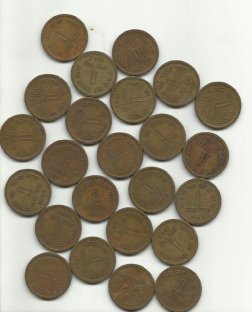
#> input picture ch05_segmentation/water_coins.jpg, 252 x 312 px
$ python watershed.py
#> lines starting #> are read from the running program, lines starting #| are printed output that depends on the picture; after the words box and inside, x2 and y2 are one past the last pixel; in counts of white or black regions, pixels touching at a corner belong together
#!/usr/bin/env python3
# -*- coding: utf-8 -*-
# water shed segementation using marker based

import numpy as np
import cv2
from matplotlib import pyplot as plt

img = cv2.imread('water_coins.jpg')
#> img is the input picture: shape (312, 252, 3); mean B, G, R 136.3, 153.2, 161.4

# 이진화
gray = cv2.cvtColor(img,cv2.COLOR_BGR2GRAY)
ret, thresh = cv2.threshold(gray,0,255,cv2.THRESH_BINARY_INV+cv2.THRESH_OTSU)
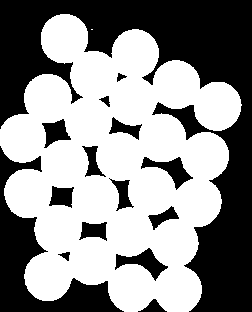
#> thresh: shape (312, 252); 55.9% white; 15 black regions, largest, box (x1, y1, x2, y2) and area: (0, 0, 252, 312) 24925, (0, 146, 124, 312) 5653, (115, 248, 168, 281) 657
#> ret = 162


# noise removal
kernel = np.ones((3,3),np.uint8)
opening = cv2.morphologyEx(thresh,cv2.MORPH_OPEN,kernel, iterations = 2)
#> opening: shape (312, 252); 55.9% white; 15 black regions, largest, box (x1, y1, x2, y2) and area: (0, 0, 252, 312) 24935, (0, 146, 124, 312) 5653, (115, 248, 168, 281) 657

# sure background area
sure_bg = cv2.dilate(opening,kernel,iterations=3)
#> sure_bg: shape (312, 252); 66.1% white; 17 black regions (5 under 20 px), largest, box (x1, y1, x2, y2) and area: (0, 0, 252, 312) 21098, (0, 155, 116, 312) 4232, (175, 109, 199, 133) 203

# Finding sure foreground area
dist_transform = cv2.distanceTransform(opening,cv2.DIST_L2, 5)
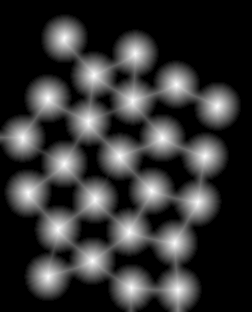
#> dist_transform: shape (312, 252) float32; min 0, max 23.97, mean 4.9; drawn with min black and max white

ret, sure_fg = cv2.threshold(dist_transform,0.7*dist_transform.max(),255,0)
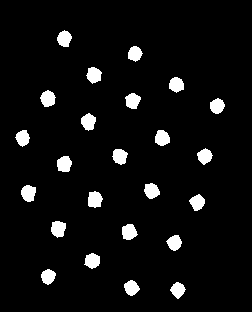
#> sure_fg: shape (312, 252) float32; 5.6% white; 24 white regions, largest, box (x1, y1, x2, y2) and area: (88, 191, 103, 208) 198, (21, 185, 36, 202) 196, (51, 221, 66, 238) 196
#> ret = 16.78

# Finding unknown region
sure_fg = np.uint8(sure_fg)
unknown = cv2.subtract(sure_bg,sure_fg)


# Marker labelling
ret, markers = cv2.connectedComponents(sure_fg)
#> markers: shape (312, 252) int32; 25 distinct labels, from 0 to 24
#> ret = 25
# Add one to all labels so that sure background is not 0, but 1
markers = markers+1
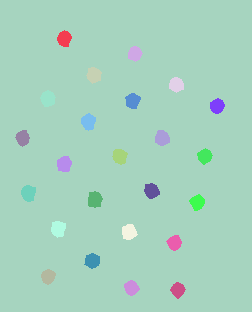
#> markers: shape (312, 252) int32; 25 distinct labels, from 1 to 25; one colour per label, 0 black
# Now, mark the region of unknown with zero
markers[unknown==255] = 0
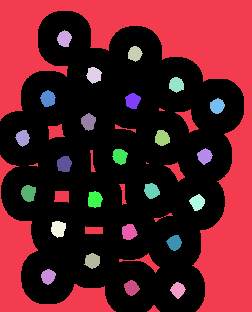
#> markers: shape (312, 252) int32; 26 distinct labels, from 0 to 25; one colour per label, 0 black

##########################################################
# Finally, Watershed
#########################################################
markers_w = markers.copy()
markers_w = cv2.watershed(img, markers_w)
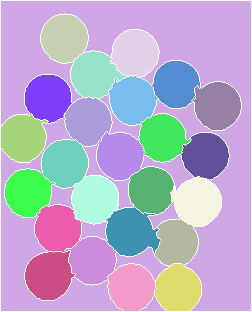
#> markers_w: shape (312, 252) int32; 26 distinct labels, from -1 to 25; one colour per label, 0 black, -1 white

# overlay boundary on the image
img_final  = img.copy()
img_final[markers_w == -1] = [255,0,0]
#> img_final: shape (312, 252, 3); 5.06% of pixels changed, all inside (x1, y1, x2, y2) = (0, 0, 252, 312)

plt.subplot(2,5,1), plt.imshow(img[:,:,::-1]), plt.axis('off'), plt.title('src')
plt.subplot(2,5,2), plt.imshow(thresh, cmap='gray'), plt.axis('off'), plt.title('binary')
plt.subplot(2,5,3), plt.imshow(opening, cmap='gray'), plt.axis('off'), plt.title('opening')
plt.subplot(2,5,4), plt.imshow(dist_transform, cmap='gray'), plt.axis('off'), plt.title('distant')
plt.subplot(2,5,5), plt.imshow(sure_fg, cmap='gray'), plt.axis('off'), plt.title('sure fg')
plt.subplot(2,5,6), plt.imshow(sure_bg, cmap='gray_r'), plt.axis('off'), plt.title('sure bg')
plt.subplot(2,5,7), plt.imshow(unknown, cmap='gray'), plt.axis('off'), plt.title('unsure')
plt.subplot(2,5,8), plt.imshow(markers, cmap='gray'), plt.axis('off'), plt.title('markers(before)')
plt.subplot(2,5,9), plt.imshow(markers_w, cmap='gray'), plt.axis('off'), plt.title('markers(after)')
plt.subplot(2,5,10), plt.imshow(img_final[:,:,::-1]), plt.axis('off'), plt.title('final')

plt.show()
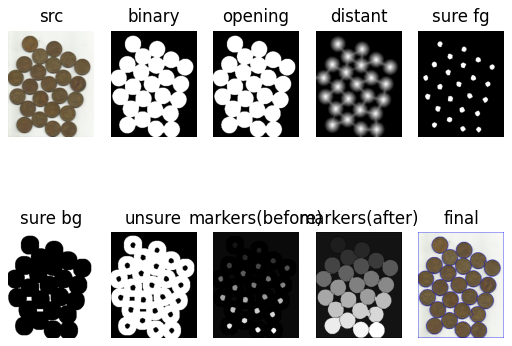
#> figure drawn by matplotlib, 10 panels
